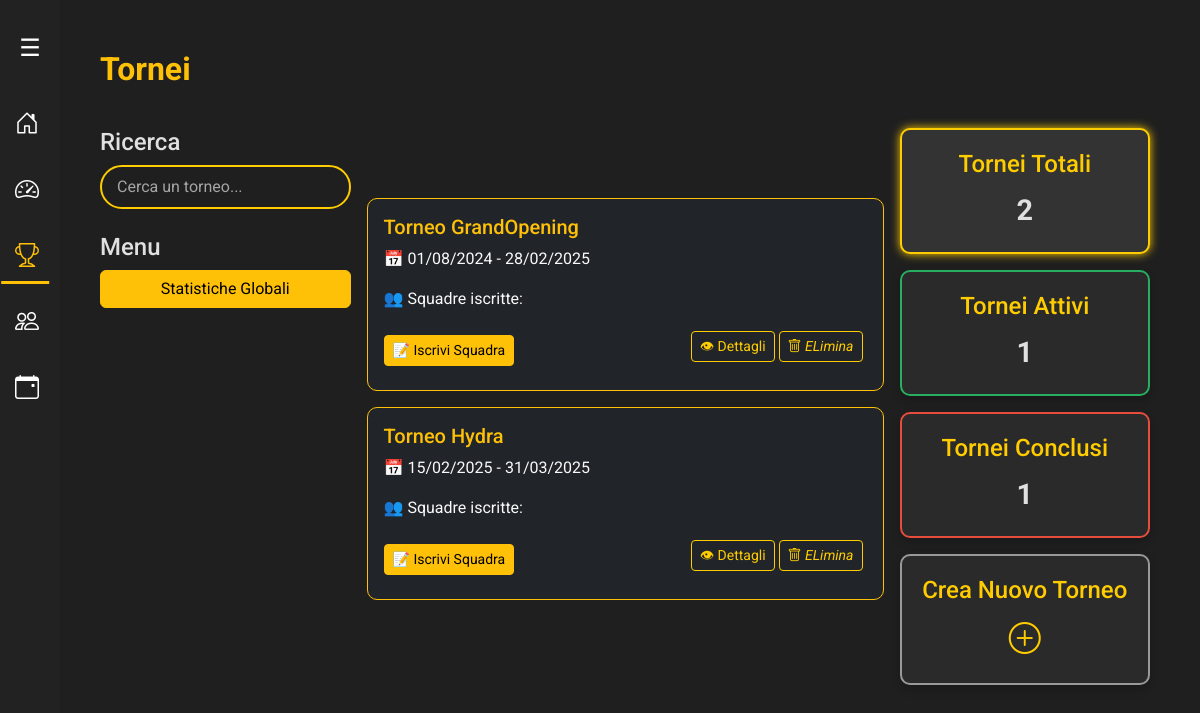
Before: /tornei/ with the older database file.
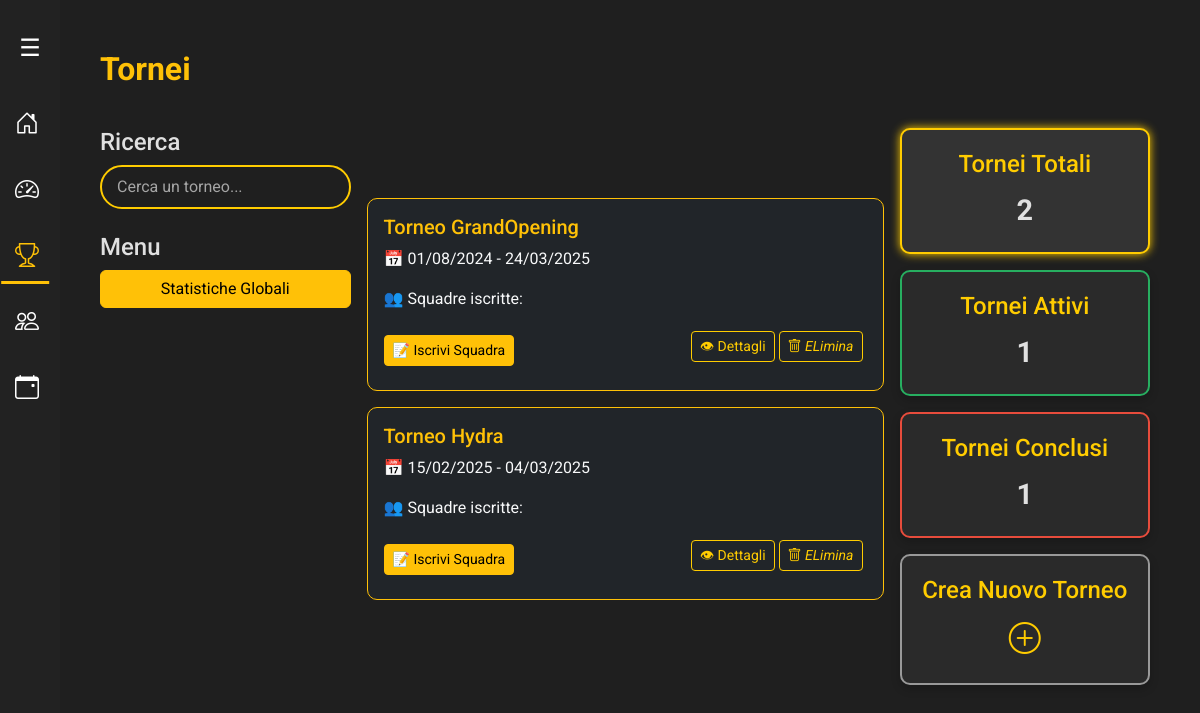
After: the same page with the newer database file.
### backend/models/torneo.py (models this page shows, shortened)
class Torneo(models.Model):
    FORMATI_TORNEO = [
        ('DRAFT', 'Draft'),
        ('ARAM', 'ARAM'),
    ]
    id = models.AutoField(primary_key=True)  # ID auto-incrementale
    nome = models.CharField(max_length=100)  # Nome del torneo
    data_inizio = models.DateField()  # Data di inizio
    data_fine = models.DateField()  # Data di fine
    fascia_oraria = models.CharField(max_length=50)  # Fascia oraria es. "18:00 - 22:00"
    formato = models.CharField(max_length=10, choices=FORMATI_TORNEO, default='DRAFT')  # ENUM: 'DRAFT', 'ARAM'
    is_active = models.BooleanField(default=True)  # Stato del torneo (attivo/archiviato)

### api/views/views_tornei.py (the view)
# urls.py: path('tornei/', tornei_page, name='tornei_page'),
def tornei_page(request):
    oggi = date.today()
    tornei_totali = Torneo.objects.filter(is_active=True)
    tornei_attivi = Torneo.objects.filter(data_inizio__lte=oggi, data_fine__gte=oggi, is_active=True)
    tornei_conclusi = Torneo.objects.filter(data_fine__lt=oggi, is_active=True)
    tornei_totali_counter = tornei_totali.count()
    tornei_attivi_counter = tornei_attivi.count()
    tornei_conclusi_counter = tornei_conclusi.count()
    tornei = Torneo.objects.filter(is_active=True)
    return render(request, 'modules/tornei/tornei.html', {
        'tornei': tornei,
        'tornei_totali': tornei_totali,
        'tornei_attivi': tornei_attivi,
        'tornei_conclusi': tornei_conclusi,
        'tornei_totali_counter': tornei_totali_counter,
        'tornei_attivi_counter': tornei_attivi_counter,
        'tornei_conclusi_counter': tornei_conclusi_counter,
        'active_page': 'tornei'
    })

### frontend/templates/modules/tornei/tornei.html (shortened to what this page needs)
{% extends "modules/base/base.html" %}
{% load static %}
{% block extra_css %}
<link rel="stylesheet" href="{% static 'tornei/tornei.css' %}">
{% endblock %}
{% block content %}
<h2 class="text-warning mb-0">Tornei</h2>
<div class="row g-3 mt-4">
    <div class="col-md-3">
        <div class="filters-box">
            <h4>Ricerca</h4>
            <div class="d-flex align-items-center justify-content-between mb-4">
                <input type="text" id="searchTorneo" class="form-control" placeholder="Cerca un torneo...">
            </div>
            <h4>Menu</h4>
            <button class="btn btn-warning w-100" onclick="applyFilter('tutti')">Statistiche Globali</button>
        </div>
    </div>
    <div class="col-md-6">
        <div id="torneiList">
            {% for torneo in tornei_totali %}
            <div class="torneo-card totali card bg-dark text-light border-warning p-3 mb-3" data-status="tutti">
                <h5 class="text-warning mb-2">{{ torneo.nome }}</h5>
                <p class="mb-3">📅 {{ torneo.data_inizio|date:"d/m/Y" }} - {{ torneo.data_fine|date:"d/m/Y" }}</p>
                <p class="mb-3">👥 Squadre iscritte: {{ torneo.num_squadre }}</p>
                <div class="d-flex justify-content-between align-items-center">
                    <button class="btn btn-warning btn-sm px-2 py-1" onclick="apriIscrizione({{ torneo.id }})">
                        📝 Iscrivi Squadra
                    </button>
                    <div class="d-flex gap-1 p-1 mb-2">
                        <a href="/torneo/{{ torneo.id }}" class="btn btn-outline-warning btn-sm px-2 py-1">👁 Dettagli</a>
                        <a href="#" class="btn btn-outline-warning btn-sm px-2 py-1" onclick="apriModaleEliminazione({{ torneo.id }})"><i class="bi bi-trash"> ELimina</i></a>
                    </div>
                </div>
            </div>
            {% endfor %}
        </div>
    </div>
    <div class="col-md-3">
        <div class="info-box-wrapper">
            <div class="info-box total selected" id="boxTutti" onclick="applyFilter('tutti', event)">
                <h4>Tornei Totali</h4>
                <span id="torneiTotali">{{ tornei_totali_counter }}</span>
            </div>
            <div class="info-box active mt-3" id="boxAttivi" onclick="applyFilter('attivi', event)">
                <h4>Tornei Attivi</h4>
                <span id="torneiAttivi">{{ tornei_attivi_counter }}</span>
            </div>
            <div class="info-box concluded mt-3" id="boxConclusi" onclick="applyFilter('conclusi', event)">
                <h4>Tornei Conclusi</h4>
                <span id="torneiConclusi">{{ tornei_conclusi_counter }}</span>
            </div>
            <div div class="info-box create-new mt-3" id="boxNuovoTorneo" onclick="openCreateTournamentModal()">
                <h4>Crea Nuovo Torneo</h4>
                <span id="creaNuovo"><i class="bi bi-plus-circle"></i></span>
            </div>
        </div>
    </div>
</div>
{% endblock %}

### frontend/templates/modules/base/base.html (shortened to what this page needs)
{% load static %}
<!DOCTYPE html>
<html lang="it">
<head>
    <link rel="stylesheet" href="https://cdn.jsdelivr.net/npm/bootstrap@5.3.0/dist/css/bootstrap.min.css">
    <link rel="stylesheet" href="https://cdn.jsdelivr.net/npm/bootstrap-icons/font/bootstrap-icons.css">
    <link rel="stylesheet" href="/modules/base/base.css">
    <link rel="stylesheet" href="/modules/sidebar/sidebar.css">
    {% block extra_css %}
    {% endblock %}
</head>
<body>
    {% include 'modules/sidebar/sidebar.html' %}
    <div class="d-flex">
        <div class="main-content flex-grow-1">
        {% block content %}
        {% endblock %}
        </div>
    </div>
</body>
</html>

### frontend/templates/modules/sidebar/sidebar.html (shortened to what this page needs)
<link rel="stylesheet" href="/modules/sidebar/sidebar.css">
<div id="sidebar-wrapper">
    <nav class="sidebar" id="sidebar">
        <button class="sidebar-toggle" id="sidebarToggle">☰</button>
        <a class="nav-link {% if active_page == 'home' %} active {% endif %}" href="/">
            <i class="bi bi-house-door"></i> <span class="nav-text">Home</span>
        </a>
        <a class="nav-link {% if active_page == 'dashboard' %} active {% endif %}" href="/dashboard">
            <i class="bi bi-speedometer2"></i> <span class="nav-text">Dashboard</span>
        </a>
        <a class="nav-link {% if active_page == 'tornei' %} active {% endif %}" href="/tornei">
            <i class="bi bi-trophy"></i> <span class="nav-text">Tornei</span>
        </a>
        <a class="nav-link {% if active_page == 'squadre' %} active {% endif %}" href="/squadre">
            <i class="bi bi-people"></i> <span class="nav-text">Squadre</span>
        </a>
        <a class="nav-link {% if active_page == 'eventi' %} active {% endif %}"  href="/eventi">
            <i class="bi bi-calendar-event"></i> <span class="nav-text">Eventi</span>
        </a>
    </nav>
</div>

### frontend/templates/modules/base/base.css (style rules this page uses)
body { background-color: #121212; color: #f5f5f5; font-family: 'Arial', sans-serif; }
.main-content { padding: 50px; transition: margin-left 0.3s ease; }
.col-md-6 { display: flex; flex-direction: column; justify-content: center; }

### frontend/templates/modules/sidebar/sidebar.css (style rules this page uses)
.main-content { margin-left: 50px; transition: margin-left 0.3s ease-in-out; }
#sidebar-wrapper .sidebar { width: 60px; height: 100vh; background-color: #222; padding-top: 15px; position: fixed; left: 0; top: 0; display: absolute; flex-direction: column; align-items: center; transition: width 0.3s ease-in-out; overflow: hidden; z-index: 1000; }
#sidebar-wrapper .sidebar-toggle { background: none; border: none; color: white; font-size: 24px; cursor: pointer; margin-bottom: 10px; transition: color .3s ease-in-out, transform 0.3s ease-in-out; padding: 15px; width: 100%; display: flex; align-items: center; justify-content: center; }
#sidebar-wrapper .nav-link { color: white; font-size: 22px; text-align: center; padding: 15px; width: 100%; display: flex; align-items: center; position: relative; transition: color 0.3s ease-in-out; }
#sidebar-wrapper .nav-link i { font-size: 24px; margin-right: 0; transition: margin-right 0.3s ease-in-out, color 0.3s ease-in-out; }
#sidebar-wrapper .nav-link::after { content: ""; display: block; width: 0; height: 3px; background-color: #ffc107; transition: width 0.3s ease-in-out; position: absolute; bottom: 5px; left: 10%; transform: translateX(-10%); }
#sidebar-wrapper .nav-link:hover, #sidebar-wrapper .nav-link:hover i, #sidebar-wrapper .nav-link.active, #sidebar-wrapper .nav-link.active i { color: #ffc107; }
#sidebar-wrapper .nav-link:hover::after, #sidebar-wrapper .nav-link.active::after { width: 80%; }

### frontend/templates/modules/tornei/tornei.css (style rules this page uses)
:root { --primary-color: #ffcc00; --success-color: #27ae60; --error-color: #e74c3c; --bg-dark: #1f1f1f; --bg-secondary: #2a2a2a; --text-color: #e0e0e0; --font-family: 'Roboto', sans-serif; }
body { background-color: var(--bg-dark); color: var(--text-color); font-family: var(--font-family); }
h2.text-warning { font-weight: 700; }
.info-box { background: var(--bg-secondary); border: 2px solid rgba(255, 204, 0, 0.5); border-radius: 10px; text-align: center; padding: 20px; transition: all 0.3s ease-in-out; box-shadow: 0 4px 10px rgba(0, 0, 0, 0.2); cursor: pointer; }
.info-box h4 { color: var(--primary-color); margin-bottom: 10px; }
.info-box span { font-size: 1.8rem; font-weight: bold; }
.info-box.total { border-color: var(--primary-color); }
.info-box.active { border-color: var(--success-color); }
.info-box.concluded { border-color: var(--error-color); }
.info-box.selected { box-shadow: 0 0 10px var(--primary-color); background: #333; }
.info-box.create-new { border-color: #999; display: flex; flex-direction: column; align-items: center; justify-content: center; }
.info-box.create-new i { font-size: 2rem; color: var(--primary-color); }
.card { border-radius: 10px; transition: transform 0.3s ease, box-shadow 0.3s ease; }
.card h5 { color: var(--primary-color); margin-bottom: 10px; }
#searchTorneo { width: 100%; padding: 8px 40px 8px 15px; border-radius: 25px; border: 2px solid var(--primary-color); background: transparent; color: var(--text-color); }
#searchTorneo::placeholder { color: rgba(255, 255, 255, 0.6); }
.btn-outline-warning { border-color: var(--primary-color); color: var(--primary-color); transition: background 0.3s ease, color 0.3s ease; }

Changed rows visible on the page:
changed Torneo "Torneo GrandOpening": data_fine "28/02/2025" → "24/03/2025"
changed Torneo "Torneo Hydra": data_fine "31/03/2025" → "04/03/2025"
